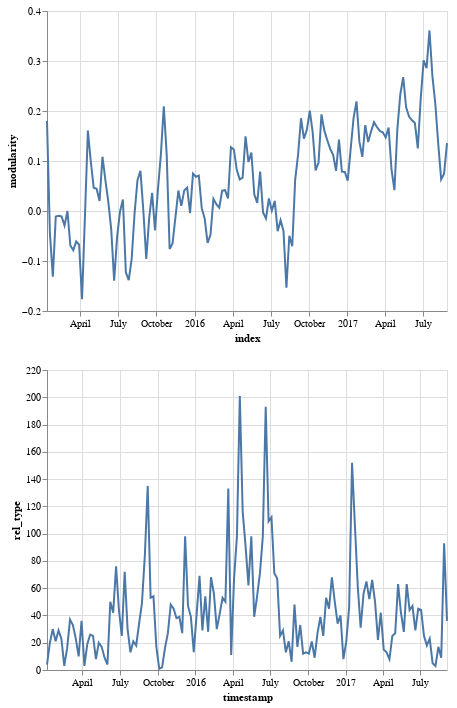

The code cell stored with this chart in its notebook:
### Code cell
modChart & linksChart

### Figure 1 — Vega-Lite specification as saved in the notebook (floating-point values rounded to 4 significant figures; data arrays with more than 128 entries replaced by an {"elided": "..."} marker saying what was removed)
{"$schema": "https://vega.github.io/schema/vega-lite/v3.4.0.json", "config": {"mark": {"tooltip": null}, "view": {"height": 300, "width": 400}}, "datasets": {"data-5bca7073d716b76e80d11db5ed9e4657": {"elided": "138 records"}, "data-936e147a9ed45161f80911a89fb8dd37": {"elided": "140 records"}}, "vconcat": [{"data": {"name": "data-5bca7073d716b76e80d11db5ed9e4657"}, "encoding": {"x": {"field": "index", "type": "temporal"}, "y": {"field": "modularity", "type": "quantitative"}}, "mark": "line"}, {"data": {"name": "data-936e147a9ed45161f80911a89fb8dd37"}, "encoding": {"x": {"field": "timestamp", "type": "temporal"}, "y": {"field": "rel_type", "type": "quantitative"}}, "mark": "line"}]}
